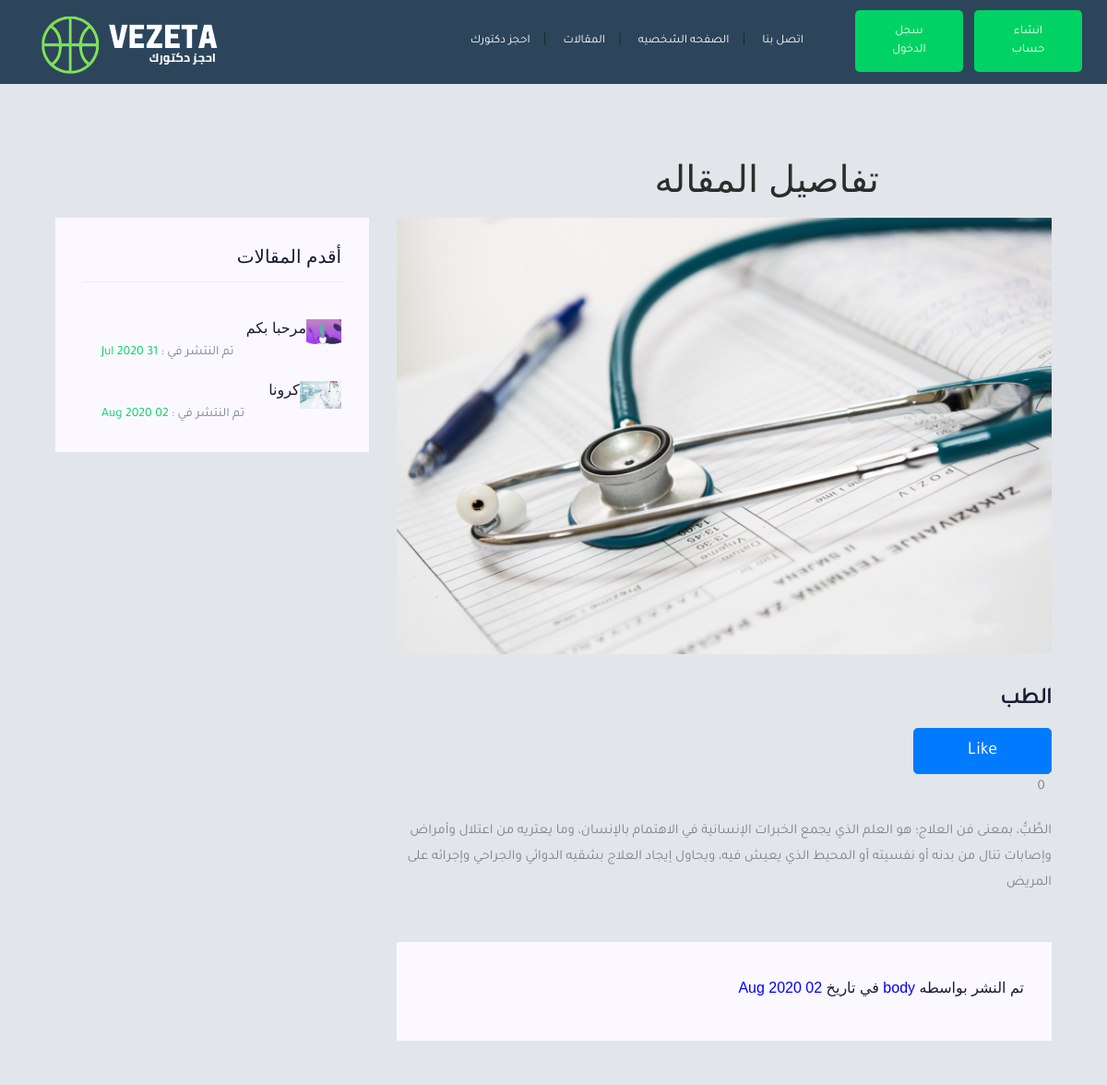
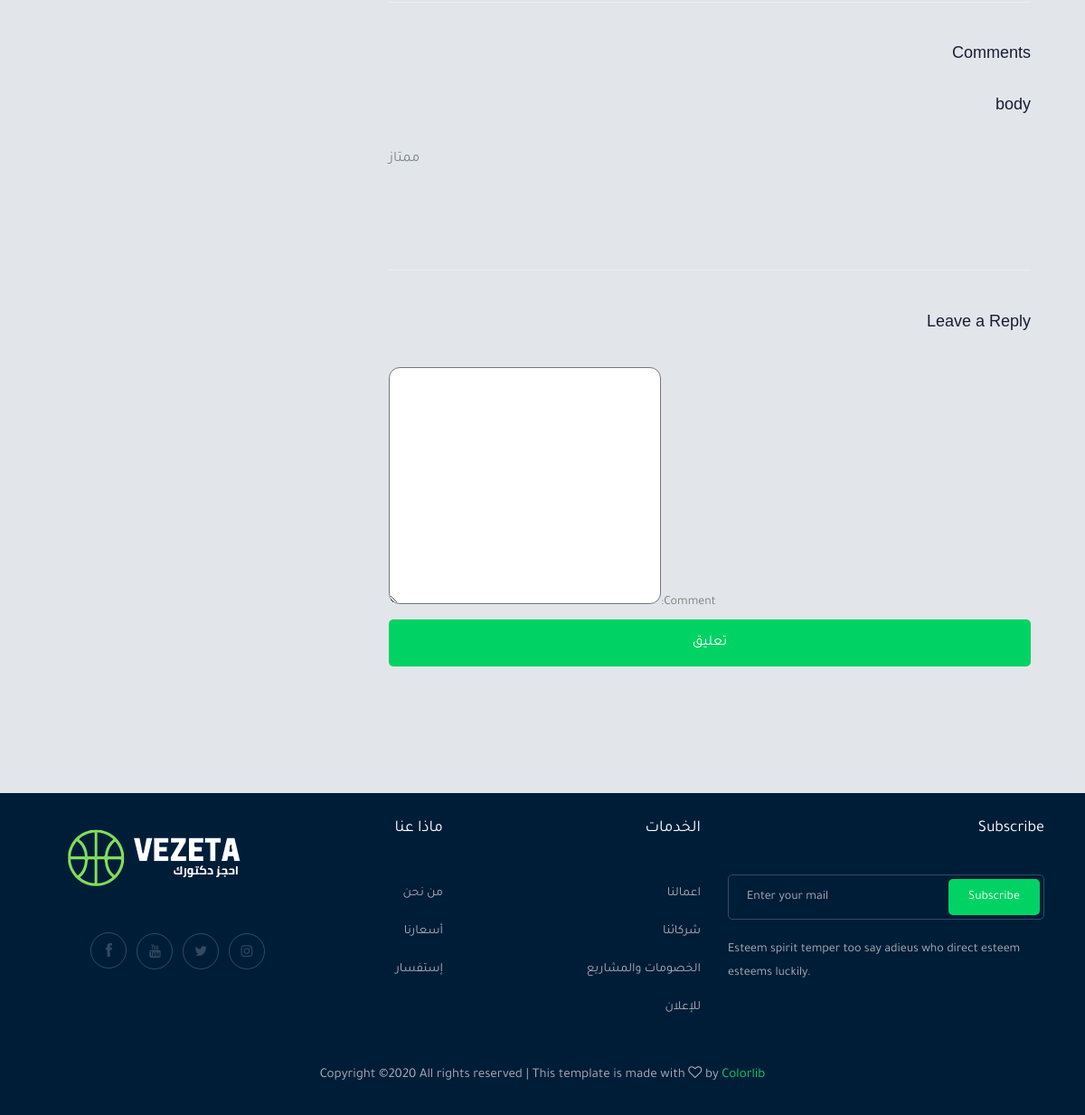
/blog/الطب/, run on the app's committed database (2 pictures, top to bottom).
### blog/models.py (models this page shows, shortened)
class Post(models.Model):
    title=models.CharField(max_length=40,null=False,blank=False)
    image=models.ImageField(null=False,blank=False,upload_to='image_upload')
    time=models.DateTimeField(auto_now=True)
    content=models.TextField(null=False,blank=False)
    author=models.ForeignKey(User, on_delete=models.CASCADE, blank=True,related_name='author')
    like=models.ManyToManyField(User,blank=True,related_query_name='like')

### accounts/models.py (models this page shows, shortened)
class Comment(models.Model):
    name=models.CharField(max_length=20)
    comment=models.TextField()
    where=models.CharField(max_length=300)

### blog/views.py (the view)
# urls.py: path('<slug>/',views.single , name='single'),
def single(request,slug):
    post=get_object_or_404(Post,title=slug)
    old=Post.objects.all()[:2]
    w=str(request)
    where=w.split("'")
    comms=Comment.objects.filter(where=where[1])
    if request.method == 'POST':
        form = AddComment(request.POST)
        if form.is_valid():
            myform = form.save(commit=False)
            myform.name=str(request.user)
            myform.comment=form.cleaned_data['comment']
            myform.where=where[1]
            myform.save()
            form=AddComment()
            return redirect("/blog")
    else:
        form=AddComment()
    return render(request,'single.html',{"post":post,"form":form,"comms":comms,"old":old})

### jobs/forms.py
class AddComment(forms.ModelForm):
    class Meta:
        model=Comment
        fields='__all__'
        exclude=['name','where']

### blog/templates/single.html (shortened to what this page needs)
{% extends "base_generic.html" %}
{% block content %}
<div class="container" style="margin-top: 10rem">
<div dir="rtl">
<div class="bradcam_text " >
    <h3 >تفاصيل المقاله</h3>
</div>
<section class="blog_area single-post-area section-padding">
<div class="container">
    <div class="row">
    <div class="col-lg-8 posts-list">
        <div class="single-post">
            <div class="feature-img">
                <img class="img-fluid image-detail" src="{{post.image.url}}" alt="">
            </div>
            <div class="blog_details">
                <h2>{{post.title}}</h2>
                <form action="{%url 'blog:like' post.title%}" method="post" class='like-form'>
                   <button type="submit" style="width: 150px;height: 50px;" id="like-btn{{post.id}}" class=" btn btn-primary btn-lg" >
                {% if request.user not in post.like.all %}
                    Like
                {% else %}
                    Unlike
                {% endif %}</button>
                <p class="like-count">&nbsp;&nbsp;{{post.like.count}}</p>
               </form>
                <p class="excert">{{post.content}}</p></p>
            </div>
        </div>
        <div class="blog-author">
            <div class="media align-items-center">
                <div class="rtl">
                <div class="media-body">
                <a href="#">
                    <h4>تم النشر بواسطه <span style="color: blue;">{{post.author}} </span> في تاريخ <span style="color: blue;">{{post.time |date:'d M o'}}</span></h4>
                </a>
            </div>
                </div>
            </div>
        </div>
        <div class="comments-area">
            <h4>Comments</h4>
            {% if comms %}
            {% for com in comms %}
                <div class="media">
                    <div class="media-body " >
                        <div class="media">
                            <div class="media-body">
                                <div class="media-heading">
                                    <h4>{{com.name}}</h4>
                                </div>
                                <p>{{com.comment}}</p>
                            </div>
                        </div>
                    </div>
                </div>
        {% endfor %}
        {% else %}
                <div class="media-heading">
                    <h4>لا يوجد تعليقات حتى الأن ..</h4>
                </div>
        {% endif %}
        </div>
        <div class="comment-form">
            <h4>Leave a Reply</h4>
            <form method="POST" >
                <div class="row">
                    <div class="col-md-12">
                        <div class="input_field">
                            {{form}}
                        </div>
                    </div>
                    <div class="col-md-12">
                        <div class="submit_btn">
                            <button class="boxed-btn3 w-100" type="submit">تعليق</button>
                        </div>
                    </div>
                </div>
            </form>
        </div>        </div>
    <div class="col-lg-4">
        <div class="blog_right_sidebar">
            <aside class="single_sidebar_widget popular_post_widget">
                <h3 class="widget_title">أقدم المقالات</h3>
                {% for ol in old %}
                    <div class="media post_item">
                            <img src="{{ol.image.url}}" alt="" style="width: 30spx; height: 30px;">
                        <div class="media-body">
                            <a href="{%url 'blog:single' ol.title %}">
                                <h3>{{ol.title}}</h3>
                            </a>
                            <p>تم النتشر في : <span style="color: #00D363;">{{ol.time |date:'d M o'}}</p>
                        </div>
                    </div>
                    {% endfor %}
            </aside>
        </div>
    </div>
    </div>
</div>
</section>
</div>
</div>
{% endblock %}

### templates/base_generic.html (shortened to what this page needs)
{% load static %}
<!doctype html>
<html class="no-js" lang="zxx">
<head>
    <link rel="stylesheet" href="{%static 'css/bootstrap.min.css'%}">
    <link rel="stylesheet" href="{%static 'css/owl.carousel.min.css'%}">
    <link rel="stylesheet" href="{%static 'css/magnific-popup.css'%}">
    <link rel="stylesheet" href="{%static 'css/font-awesome.min.css'%}">
    <link rel="stylesheet" href="{%static 'css/themify-icons.css'%}">
    <link rel="stylesheet" href="{%static 'css/nice-select.css'%}">
    <link rel="stylesheet" href="{%static 'css/flaticon.css'%}">
    <link rel="stylesheet" href="{%static 'css/gijgo.css'%}">
    <link rel="stylesheet" href="{%static 'css/animate.min.css'%}">
    <link rel="stylesheet" href="{%static 'css/slicknav.css'%}">
    <link rel="stylesheet" href="{%static 'css/style.css'%}">
</head>
<body>
<header>
<div class="header-area ">
    <div id="sticky-header" class="main-header-area">
        <div class="container-fluid " style="background-color: rgba(0, 29, 56, 0.8);" >
            <div class="header_bottom_border">
                <div class="row align-items-center">
                    <div class="col-xl-3 col-lg-2">
                        <div class="logo">
                            <a href="index.html">
                                <img src="img/logo2.png" alt="">
                            </a>
                        </div>
                    </div>
                    <div class="col-xl-6 col-lg-7">
                        <div class="main-menu  d-none d-lg-block">
                            <nav>
                                <ul id="navigation">
                                    <li><a href="{%url 'job:home' %}">احجز دكتورك</a></li>|
                                    <li><a href="{%url 'blog:bloghome' %}">المقالات</a></li>|
                                    <li><a href="{%url 'accounts:ed' %}">الصفحه الشخصيه </a></li>|
                                    <li><a href="contact.html">اتصل بنا</a></li>
                                </ul>
                            </nav>
                        </div>
                    </div>
                    <div class="col-xl-3 col-lg-3 d-none d-lg-block">
                        <div class="Appointment">
                            {% if request.user.is_authenticated %}
                            <!-- <div class="d-none d-lg-block">
                                <a class="boxed-btn3" href="">قدم نفسك</a>
                            </div> -->
                            <div class="d-none d-lg-block">
                                <a class="boxed-btn3" style="background-color: crimson;" href="{%url 'logout' %}">تسجيل الخروج</a>
                            </div>
                            {% else %}
                            <div class="phone_num d-none d-xl-block">
                                <a class="boxed-btn3" href="{%url 'login' %}">سجل الدخول</a>
                            </div>
                            <div class="phone_num d-none d-xl-block">
                                <a class="boxed-btn3" href="{%url 'accounts:signup' %}">انشاء حساب </a>
                            </div>
                            {% endif %}
                        </div>
                    </div>
                    <div class="col-12">
                    </div>
                </div>
            </div>
        </div>
    </div>
</div>
</header>
{% block content %}
{% endblock content %}
<footer class="footer">
    <div class="footer_top">
    <div class="container">
        <div class="row">
            <div class="col-xl-3 col-md-6 col-lg-3">
                <div class="footer_widget wow fadeInUp" data-wow-duration="1s" data-wow-delay=".3s">
                    <div class="footer_logo">
                        <a href="#">
                            <img src="{%static 'img/logo2.png'%}" alt="">
                        </a>
                    </div>
                    <div class="socail_links">
                        <ul>
                            <li>
                                <a href="https://www.facebook.com/m7modsabra">
                                    <i class="ti-facebook"></i>
                                </a>
                            </li>
                            <li>
                                <a href="https://www.youtube.com/channel/UC7FFcZc90vE5FfR_dgA_dVg?view_as=subscriber">
                                    <i class="fa fa-youtube"></i>
                                </a>
                            </li>
                            <li>
                                <a href="https://twitter.com/Mahmod_Raouf">
                                    <i class="fa fa-twitter"></i>
                                </a>
                            </li>
                            <li>
                                <a href="https://twitter.com/Mahmod_Raouf">
                                    <i class="fa fa-instagram"></i>
                                </a>
                            </li>
                        </ul>
                    </div>
                </div>
            </div>
            <div class="col-xl-2 col-md-6 col-lg-2">
                <div class="footer_widget wow fadeInUp" data-wow-duration="1.1s" data-wow-delay=".4s">
                    <h3 class="footer_title">
                        ماذا عنا
                    </h3>
                    <ul>
                        <li><a href="https://code4learn.teachable.com/p/online-courses">من نحن </a></li>
                        <li><a href="https://code4learn.teachable.com/p/online-courses"> أسعارنا</a></li>
                        <li><a href="https://www.facebook.com/m7modsabra">إستفسار</a></li>
                    </ul>
                </div>
            </div>
            <div class="col-xl-3 col-md-6 col-lg-3">
                <div class="footer_widget wow fadeInUp" data-wow-duration="1.2s" data-wow-delay=".5s">
                    <h3 class="footer_title">
                        الخدمات
                    </h3>
                    <ul>
                        <li><a href="https://code4learn.teachable.com/p/soundcloud">اعمالنا</a></li>
                        <li><a href="https://twitter.com/code4learn/status/1236082742582001670?s=21">شركائنا</a></li>
                        <li><a href="https://code4learn.teachable.com/p/online-courses">الخصومات والمشاريع</a></li>
                        <li><a href="https://www.facebook.com/m7modsabra">للإعلان</a></li>
                    </ul>
                </div>
            </div>
            <div class="col-xl-4 col-md-6 col-lg-4">
                <div class="footer_widget wow fadeInUp" data-wow-duration="1.3s" data-wow-delay=".6s">
                    <h3 class="footer_title">
                        Subscribe
                    </h3>
                    <form action="#" class="newsletter_form">
                        <input type="text" placeholder="Enter your mail">
                        <button type="submit">Subscribe</button>
                    </form>
                    <p class="newsletter_text">Esteem spirit temper too say adieus who direct esteem esteems
                        luckily.</p>
                </div>
            </div>
        </div>
    </div>
    </div>
    <div class="copy-right_text wow fadeInUp" data-wow-duration="1.4s" data-wow-delay=".3s">
    <div class="container">
        <div class="row">
            <div class="col-xl-12">
                <p class="copy_right text-center">
    Copyright &copy;<script>document.write(new Date().getFullYear());</script> All rights reserved | This template is made with <i class="fa fa-heart-o" aria-hidden="true"></i> by <a href="https://colorlib.com" target="_blank">Colorlib</a>
                </p>
            </div>
        </div>
    </div>
    </div>
    </footer>
    </body>
    </html>

### data on the page
Post: image (picture), title "الطب", like.count "0", content "الطِّبُّ، بمعنى فن العلاج؛ هو العلم الذي يجمع الخبرات الإنسانية في الاهتمام بالإنسان، وما يعتريه من اعتلال وأمراض وإصابات تنال من بدنه أو نفسيته أو المحيط الذي يعيش فيه، ويحاول إيجاد العلاج بشقيه الدوائي والجراحي وإجرائه على المريض", time "02 Aug 2020"
Comment: name "body", comment "ممتاز"
Post: image (picture), title "مرحبا بكم", time "31 Jul 2020"
Post: image (picture), title "كرونا", time "02 Aug 2020"
